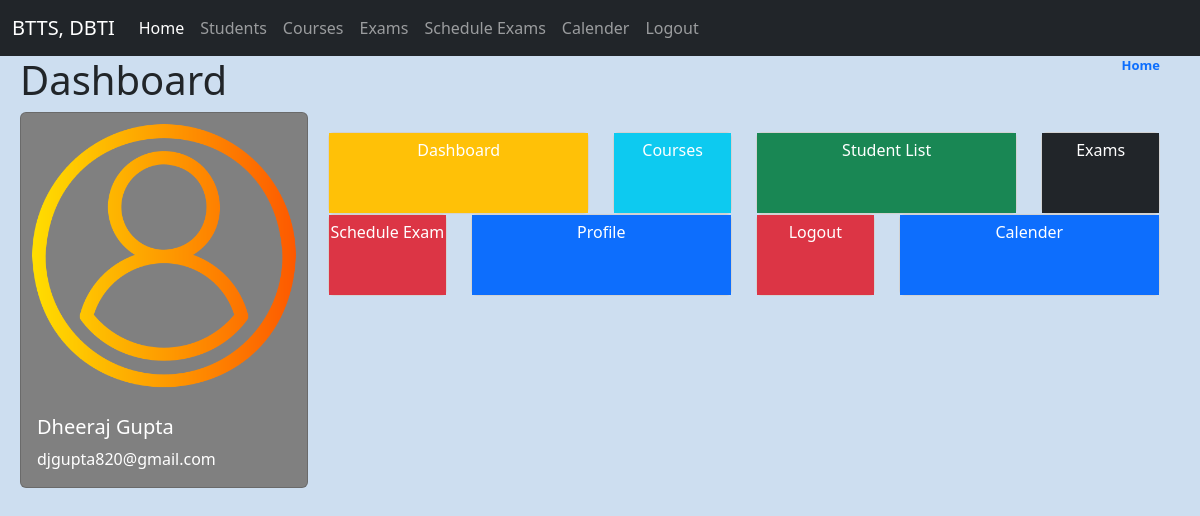
Screenshot of /teacher/dashboard/ (signed in) with the database file from the repository.
### teacher/models.py (models this page shows)
class t_profile(models.Model):
    first_name = models.CharField(max_length=25)
    last_name = models.CharField(max_length=25)
    email = models.EmailField()
    username = models.CharField(max_length=100, default="na")
    mobile_number = models.BigIntegerField()
    address = models.CharField(max_length=100)
    employment_number = models.CharField(max_length=25)
    designation = models.CharField(max_length=25)

### teacher/views.py (the view)
# urls.py: path('dashboard/', views.dashboard, name='dashboard'),                                                      #working
def dashboard(request):
    usr = t_profile.objects.get(username = request.user)
    return render(request, 'dashboard.html', {'det':usr})

### teacher/templates/dashboard.html (shortened to what this page needs)
{% extends 'base.html' %}
{% load static %}
{% block content %}
    <p class="_dirs"> <a href="{% url 'dashboard' %}">Home</a> </p>
    <h1>Dashboard</h1>
    <div style="display:flex;">
        <div>
            <div class="card" style="width: 18rem; background-color: grey; color:white;">
                <img class="card-img-top" src="{% static 'user.png' %}" alt="Card image cap">
                <div class="card-body">
                  <h5 class="card-title">{{det.first_name}} {{det.last_name}} </h5>
                  <p class="card-text">{{det.email}} </p>
                </div>
            </div>
        </div>
        <div class="container-fluid bd">
            <div class="row">
                    <div class="col-md-6 col-lg-4 col-xlg-3">
                        <div class="card card-hover">
                            <div class="box bg-warning text-center bx">
                                <a href="{% url 'dashboard' %}"><h6 class="text-white">Dashboard</h6> </a>
                            </div>
                        </div>
                    </div>
                    <div class="col-md-6 col-lg-2 col-xlg-3">
                        <div class="card card-hover">
                            <div class="box bg-info text-center bx">
                                <a href="{% url 'courses' %}"> <h6 class="text-white">Courses</h6> </a>
                            </div>
                        </div>
                    </div>
                <div class="col-md-6 col-lg-4 col-xlg-3">
                    <div class="card card-hover">
                        <div class="box bg-success text-center bx">
                            <a href="{% url 'students' %}"><h6 class="text-white">Student List</h6></a>
                        </div>
                    </div>
                </div>
                <div class="col-md-6 col-lg-2 col-xlg-3">
                    <div class="card card-hover">
                        <div class="box bg-dark text-center bx">
                            <a href="{% url 'exams' %}"> <h6 class="text-white">Exams</h6> </a>
                        </div>
                    </div>
                </div>
                <div class="col-md-6 col-lg-2 col-xlg-3" onclick="openScheduleExam();">
                    <div class="card card-hover">
                        <div class="box bg-danger text-center bx">
                            <a href="{% url 'scheduleExam' %}"><h6 class="text-white">Schedule Exam</h6></a>
                        </div>
                    </div>
                </div>
                <div class="col-md-6 col-lg-4 col-xlg-3" onclick="openStudentList();">
                    <div class="card card-hover">
                        <div class="box bg-primary text-center bx">
                            <a href="{% url 'profile' %}"><h6 class="text-white">Profile</h6></a>
                        </div>
                    </div>
                </div>
                <div class="col-md-6 col-lg-2 col-xlg-3" onclick="openScheduleExam();">
                    <div class="card card-hover">
                        <div class="box bg-danger text-center bx">
                            <a href="{% url 'logout' %}"><h6 class="text-white">Logout</h6></a>
                        </div>
                    </div>
                </div>
                <div class="col-md-6 col-lg-4 col-xlg-3" onclick="openStudentList();">
                    <div class="card card-hover">
                        <div class="box bg-primary text-center bx">
                            <a href="{% url 'calender' %}"><h6 class="text-white">Calender</h6></a>
                        </div>
                    </div>
                </div>
            </div>
        </div>
    </div>
{% endblock %}

### teacher/static/style.css (style rules this page uses)
body { background-color: #CDDEF0; }
._dirs { font-size: small; font-weight: bold; float: right; margin-right: 20px; }
._dirs a { text-decoration: none; }
.bd { padding: 20px; }
.bd div a { text-decoration: none; }
.bx { min-height: 80px; text-align: center; }

### rows the page displays
t_profile: first_name "Dheeraj", last_name "Gupta", email "djgupta820@gmail.com"
